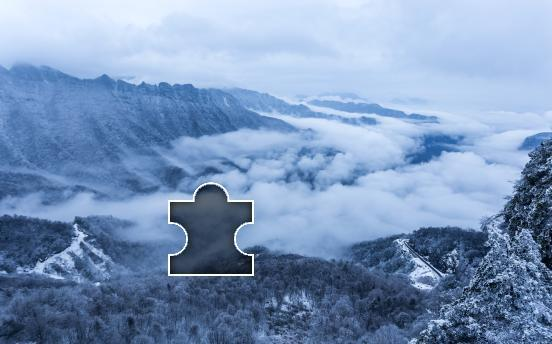
#> input picture puzzle.jpg, 552 x 344 px
$ jupyter execute puzzle.ipynb
#> lines starting #> are read from the running program, lines starting #| are printed output that depends on the picture; after the words box and inside, x2 and y2 are one past the last pixel; in counts of white or black regions, pixels touching at a corner belong together
[cell 1]
import cv2
import numpy as np
from matplotlib import pyplot as plt

[cell 2]
new_width = 340
new_height = 212

[cell 3]
img_rgb = cv2.imread('puzzle.jpg')
#> img_rgb is the input picture: shape (344, 552, 3); mean B, G, R 186.7, 150.2, 123.9
img_rgb = cv2.resize(img_rgb, (new_width, new_height))
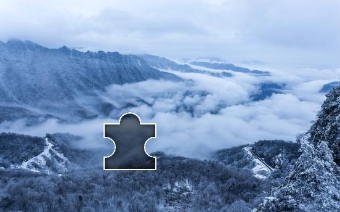
#> img_rgb: shape (212, 340, 3); mean B, G, R 186.5, 150, 123.8
img_gray = cv2.cvtColor(img_rgb, cv2.COLOR_BGR2GRAY)
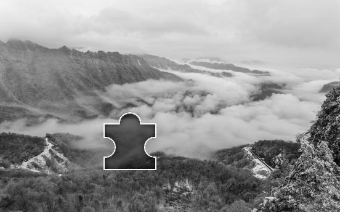
#> img_gray: shape (212, 340); min 5, max 252, mean 146.4
template = cv2.imread('piece.jpg',0)
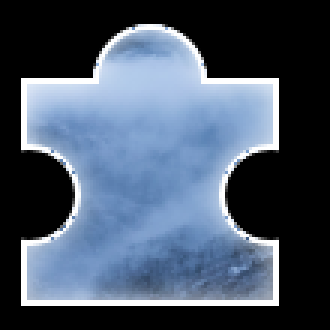
#> input picture piece.jpg, 110 x 110 px (shown 3 times larger)
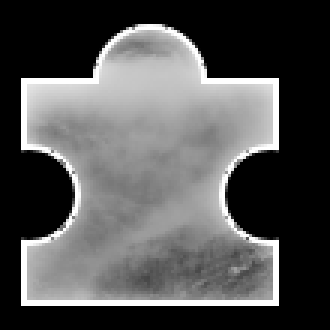
#> template: shape (110, 110) (shown 3 times larger); min 0, max 255, mean 83.7
template = cv2.resize(template, (68, 68))
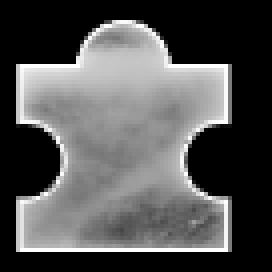
#> template: shape (68, 68) (shown 4 times larger); min 0, max 255, mean 83.5

[cell 4]
h, w = template.shape[::]
#> h = 68; w = 68

[cell 5]
h1, w1 = img_gray.shape[::]
#> h1 = 212; w1 = 340

[cell 6]
res = cv2.matchTemplate(img_gray, template, cv2.TM_CCOEFF_NORMED)
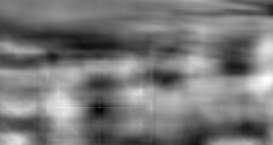
#> res: shape (145, 273) float32; min -0.433, max 0.402, mean -0.0392; drawn with min black and max white

[cell 7]
plt.imshow(res, cmap='gray')

[cell 8]
min_val, max_val, min_loc, max_loc = cv2.minMaxLoc(res)
#> min_val = -0.433; max_val = 0.402; min_loc = (101, 109); max_loc = (268, 78)

[cell 9]
top_left = max_loc
#> top_left = (268, 78)
bottom_right = (top_left[0] + w, top_left[1] + h)
#> bottom_right = (336, 146)
cv2.rectangle(img_gray, top_left, bottom_right,255,2)
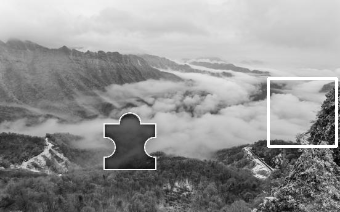
#> img_gray: shape (212, 340); 1.13% of pixels changed, all inside (x1, y1, x2, y2) = (267, 77, 338, 148)

[cell 10]
cv2.imshow("Match", img_gray)
cv2.waitKey()
cv2.destroyAllWindows()

[cell 11]
top_left[1]
#> Out = 78
